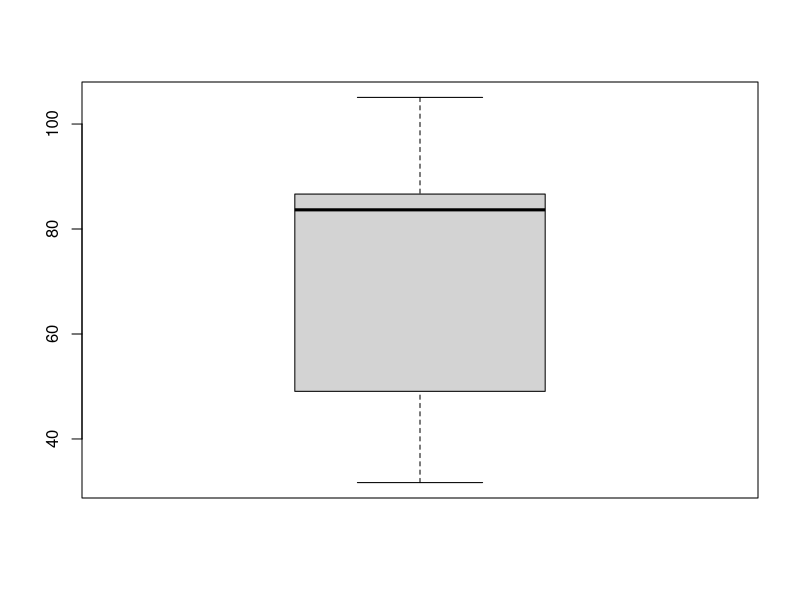
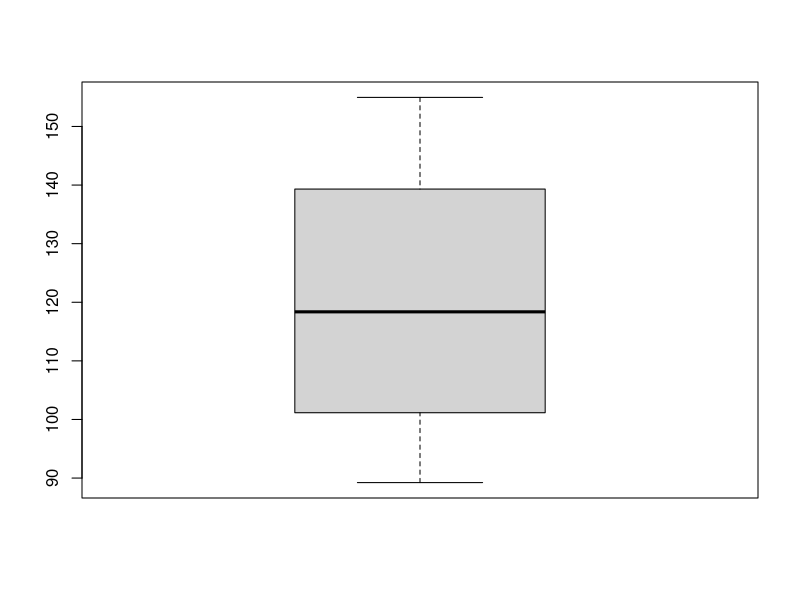
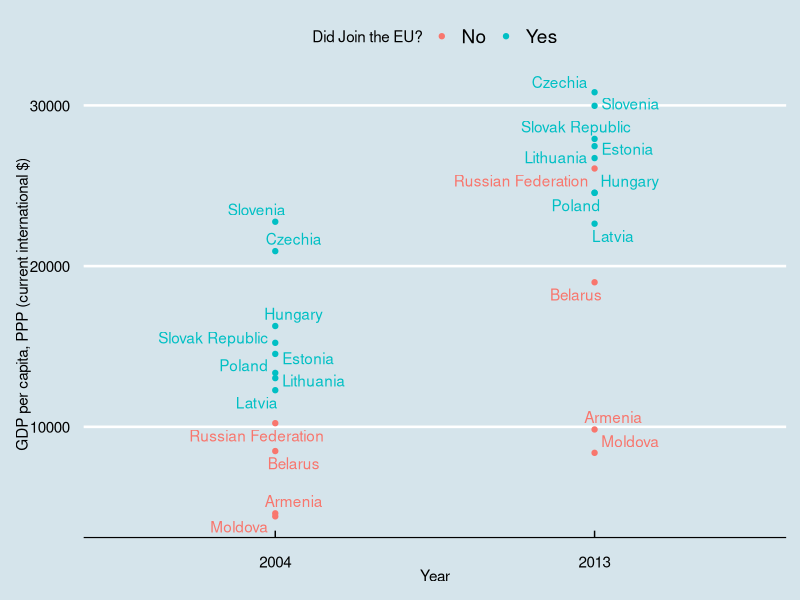
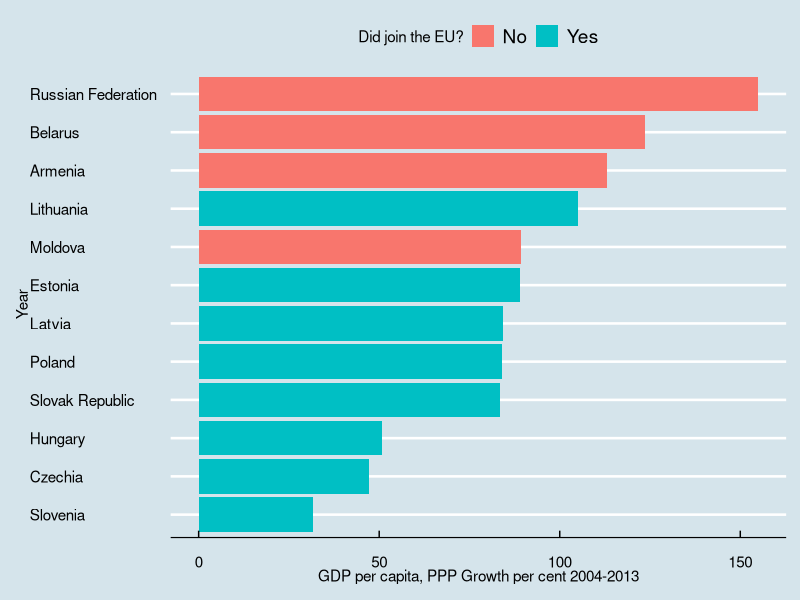

R code for these plots, in order:
# Group L First Project
## Emirhan Yücel 2020302264
## Mübin Salih Sarıçiçek 2020302243
## Sayhan Yalvaçer 2019202063

# Research Question: Did former Eastern Bloc countries that joined the EU in 2004 enjoy higher GDP PPP per capita growth rates?
# Introduction of the Dataset: Data from the database: World Development Indicators, Last Updated: 09/16/2022
# Link for the dataset: https://www.dropbox.com/s/fuuagwlepwu0gvh/8ec8a9c3-0191-4773-b494-c992bbc85257_Data.csv?dl=0
# Independent Variables: Joining the EU in 2004
# Dependent Variables: GDP PPP per capita Growth
# Hypothesis: Eastern Bloc countries that did not join the EU in 2004 had higher GDP PPP per capita growth rates between 2004-2013
# Strategy: Subset EU and non-EU countries, compute the mean GDP PPP per capita growth rates between 2004-2013 for both the EU and non-EU former Eastern Bloc countries, and compare their GDP to see which one is higher
# Interpretation: Former Eastern Bloc countries that did not join the EU in 2004 enjoyed higher GDP growth rates throughout the following decade

# Load the required packages
if (!require(tidyverse)) install.packages('tidyverse')
library(tidyverse)
if (!require(ggthemes)) install.packages('ggthemes')
library(ggthemes)
if (!require(ggrepel)) install.packages('ggrepel')
library(ggrepel)

# Read the dataset by using readr
polsdata <- read_csv("8ec8a9c3-0191-4773-b494-c992bbc85257_Data.csv")

# Omit N/A values from the dataset
polsdata <- na.omit(polsdata)

# Explore the dataset
head(polsdata)
nrow(polsdata)

# Rename the columns
colnames(polsdata) <- c("country",
                        "country_code",
                        "series",
                        "series_code",
                        "2004",
                        "2013")

# Extract the countries from the dataset
Countries <- polsdata$country

# Extract the 2004 GDP per capita PPP data
GDP_Per_cap_PPP_2004 <- polsdata$`2004`

# Extract the 2013 GDP per capita PPP data
GDP_Per_cap_PPP_2013 <- polsdata$`2013`

# Create a new dataframe for research
polsdata_new <- data.frame(Countries, 
                           GDP_Per_cap_PPP_2004,
                           GDP_Per_cap_PPP_2013)
# Examine
polsdata_new
# Growth rates
Growth <- ((polsdata_new$GDP_Per_cap_PPP_2013 - polsdata_new$GDP_Per_cap_PPP_2004) / polsdata_new$GDP_Per_cap_PPP_2004) * 100
# Examine
Growth

# Add as a new column to the data frame
polsdata_new$Growth <- Growth

# Which countries joined the EU in 2004?
Joined_EU <- c(TRUE, TRUE, TRUE, TRUE, TRUE, TRUE, TRUE, TRUE, FALSE, FALSE, FALSE, FALSE)

# Add to the dataframe
polsdata_new$Joined_EU <- Joined_EU

# Control and Treatment Groups
## Control group: Former Eastern Bloc countries that did not join the EU
## Treatment group: Former Eastern Bloc countries that joined EU in 2004
# Treatment: Joining the EU in 2004

# Treatment Group:
polsdata_new_EU <- polsdata_new %>%
  filter(Joined_EU)

# Control Group:
polsdata_new_NON_EU <- polsdata_new %>%
  filter(!Joined_EU)

# Boxplots
boxplot(polsdata_new_EU$Growth, 
        outline = TRUE)
boxplot(polsdata_new_NON_EU$Growth,
        outline = TRUE)
# Find mean growth rates
EU_Growth_mean <- mean(polsdata_new_EU$Growth)
NON_EU_Growth_mean <- mean(polsdata_new_NON_EU$Growth)

# Find the difference of means
difference <- NON_EU_Growth_mean - EU_Growth_mean

# Examine
difference

# Calculate the standard deviations
n1 <- nrow(polsdata_new_EU)
n2 <- nrow(polsdata_new_NON_EU)

sd1 <- sd(polsdata_new_EU$Growth)
sd2 <- sd(polsdata_new_NON_EU$Growth)
# Calculate the standard error
se <- sqrt(( sd1 ^ 2 / n1 ) + (sd2 ^ 2 / n2))

# Maximum growth: Russian Federation, ~154.95%
max(polsdata_new$Growth)
# Minimum growth: Slovenia, ~31.68%
min(polsdata_new$Growth)
# Median growth: ~86.65%
median(polsdata_new$Growth)
# Quartiles
quantile(polsdata_new$Growth,
         probs = seq(0, 1, 0.25),
         digits = 2)
# Inter-quartile range
IQR(polsdata_new$Growth,)
# Summarize two groups
polsdata_new %>%
  group_by(Joined_EU) %>%
    summarize("2004 per capita PPP mean" = mean(GDP_Per_cap_PPP_2004),
              "2004 per capita PPP mean" = mean(GDP_Per_cap_PPP_2013),
              "Mean growth" = mean(Growth),
              "Maximum growth" = max(Growth),
              "Minimum growth" = min(Growth))
# Significance Test
# HA = Mean GDP per capia PPP growth rates between 2004 and 2013 for former Eastern Bloc countries that joined and did not join the EU are different
# H0 = Mean GDP per capita PPP growth rates 2004 and 2013 for former Eastern Bloc countries that joined and did not join the EU are equal
t <- difference / se
pt(t, n1 + n2 - 1, lower.tail = FALSE)
t_test <- t.test(polsdata_new_NON_EU$Growth, 
                 polsdata_new_EU$Growth, 
                 paired = FALSE,
                 conf.level = 0.95)
# Is it statistically significant?
t_test$p.value < 0.05
# We are able to reject the null-hypothesis

# Confidence interval
## (y1 - y2) ± (t * se)
## Calculate degrees of freedom using Welch–Satterthwaite equation
degrees_of_freedom <- (sd2 ^ 2 / n2 + sd1 ^ 2 / n1) ^ 2 / (sd1 ^ 4 / ((n1 ^ 2 * (n1 - 1))) + sd2 ^ 4/((n2 ^ 2 * (n2 - 1))))
## Calculate the t-score
t_score <- qt(0.975, degrees_of_freedom)
## Calculate the boundaries
lower_boundary <- difference - t_score * se
upper_boundary <- difference + t_score * se
## Concatenate
ci <- c(lower_boundary, upper_boundary)

# Preparation for plotting
## 1st plot
### Extract 2004 data
pols_4_plot_2004 <- data.frame(polsdata$country, polsdata$`2004`)
pols_4_plot_2004$Year <- rep(c(2004), each = n1 + n2)
colnames(pols_4_plot_2004) <- c("Country",
                                "GDP PPP Per capita",
                                "Year")

pols_4_plot_2004$"Did Join the EU?" <- Joined_EU
### Extract 2013 data
pols_4_plot_2013 <- data.frame(polsdata$country, polsdata$`2013`)
pols_4_plot_2013$Year <- rep(c(2013), each = n1 + n2)

colnames(pols_4_plot_2013) <- c("Country",
                                "GDP PPP Per capita",
                                "Year")
pols_4_plot_2013$"Did Join the EU?" <- Joined_EU
## Bind
pols_4_plot <- rbind(pols_4_plot_2004, pols_4_plot_2013)
### Replace the logical values with strings i. e. "Yes" or "No"
pols_4_plot$`Did Join the EU?` <- gsub(FALSE,
                                       "No",
                                       pols_4_plot$`Did Join the EU?`)

pols_4_plot$`Did Join the EU?` <- gsub(TRUE,
                                       "Yes",
                                       pols_4_plot$`Did Join the EU?`)

## 2nd plot
### Select the required data from the dataframe
growth_4_plot <- select(polsdata_new,
                        Growth,
                        Countries,
                        Joined_EU)

growth_4_plot$Joined_EU <- gsub(FALSE,
                                "No",
                                growth_4_plot$Joined_EU)

growth_4_plot$Joined_EU <- gsub(TRUE,
                                "Yes",
                                growth_4_plot$Joined_EU)
### Sort by growth rate
growth_4_plot <- growth_4_plot %>%
  arrange(desc(Growth))
# Plotting
ggplot(pols_4_plot,
       aes(x = factor(Year),
          y = `GDP PPP Per capita`,
          color = `Did Join the EU?`,
          label = Country)) +
          geom_point() +
          theme_economist() +
          xlab("Year") +
          ylab("GDP per capita, PPP (current international $)") +
          geom_text_repel(show.legend = FALSE)

ggplot(growth_4_plot,
       aes(x = fct_reorder(Countries, Growth),
           y = Growth, fill = Joined_EU)) +
          geom_col() +
          xlab("Year") +
          ylab("GDP per capita, PPP Growth per cent 2004-2013") +
          coord_flip() +
          theme_economist() +
          scale_fill_discrete("Did join the EU?")                                                                                                                                                                 
                                                                                                                                                                                                         